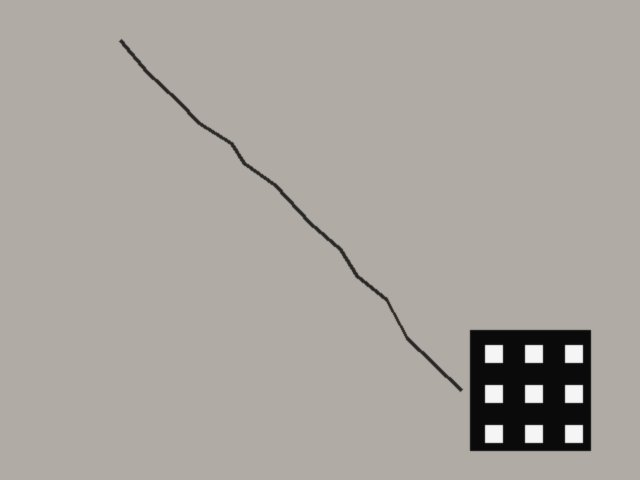
#> input picture sthira-backend/tests/fixtures/sample_crack.jpg, 640 x 480 px
$ python -i scale.py   (imports and definitions only)
#> lines starting #> are read from the running program, lines starting #| are printed output that depends on the picture; after the words box and inside, x2 and y2 are one past the last pixel; in counts of white or black regions, pixels touching at a corner belong together
"""
Marker + scale step (Stage 3).

Main function:  find_scale(image_path) -> ScaleResult

What it does, in order:
  1. Loads the photo (fixes phone rotation from EXIF, shrinks huge photos).
  2. Finds the printed ArUco marker.
  3. Uses the marker's 4 corners to "un-tilt" the photo (perspective correction)
     so the wall looks as if it was photographed straight on.
  4. Measures the marker in the straightened photo and works out
     mm_per_px = real marker width (mm) / marker width (pixels).
  5. Evens out shadows/lighting with CLAHE (in LAB colour space).
  6. Saves the straightened photo and returns a ScaleResult.

The marker's real size (50 mm) is read from config/thresholds.yaml.

If the photo cannot be used, a ScaleError is raised with a plain-English
message (ScaleResult has no field for a reason, so an error is the best fit).
MarkerNotFoundError is the "no marker" version of it. The pipeline should
catch it and save the inspection as "failed" with that message.

NOTE ON ORIENTATION: the straightened photo is turned so the marker is upright.
So the marker should be stuck on the wall "right way up" (not sideways), or
crack angles will be measured relative to the sideways marker.
"""

from __future__ import annotations

import math
from functools import lru_cache
from pathlib import Path
from typing import Optional, Tuple, Union

import cv2
import numpy as np
import yaml
from PIL import Image, ImageOps

from app.core.schemas import ScaleResult

PathLike = Union[str, Path]

# --------------------------------------------------------------------------
# Settings that are NOT in config/thresholds.yaml (it is a shared file and was
# not changed). They are named constants so they are easy to find and move into
# the config later (needs the project owner's OK).
# --------------------------------------------------------------------------
# Which marker we print and look for. The config file does not list one.
# make_marker.py uses the same two lines, so print and detection always agree.
ARUCO_DICTIONARY_NAME = "DICT_4X4_50"
ARUCO_MARKER_ID = 0
ID_CARD_MIN_SIDE_PX = 80
ID_CARD_MIN_AREA_FRACTION = 0.002
ID_CARD_MAX_AREA_FRACTION = 0.40
ID_CARD_ASPECT_MIN = 1.30
ID_CARD_ASPECT_MAX = 1.70

MAX_IMAGE_SIDE_PX = 4000        # bigger photos are shrunk to this (longest side)
DETECT_MIN_PERIMETER_RATE = 0.01  # let the detector see small markers, so we can say "too small"
MIN_MARKER_SIDE_PX = 80         # marker narrower than this (in the photo) is rejected
GOOD_MARKER_SIDE_PX = 400       # marker this wide or more gets full "size" score
MIN_MARKER_CONTRAST = 40        # black-vs-white difference (0-255) needed on the marker
BLUR_FAIL_SHARPNESS = 0.10      # marker edges softer than this = blurry photo, rejected
BLUR_GOOD_SHARPNESS = 0.30      # edges this crisp or better get full "sharpness" score
TILT_BAD_RATIO = 0.35           # shortest/longest marker side at which tilt score is 0
TILT_GOOD_RATIO = 0.85          # ... and at which tilt score is 1
CONSISTENCY_BAD_ERROR = 0.05    # 5% disagreement in the straightened marker = score 0
WARP_WINDOW_MARKER_WIDTHS = 20  # straightened photo reaches at most this many marker widths from the marker
MAX_WARP_SIDE_PX = 4000         # straightened photo is never bigger than this (longest side)
WARP_FILL_GRAY = 128            # colour for areas outside the original photo
CLAHE_CLIP_LIMIT = 2.0          # CLAHE strength
CLAHE_TILE_GRID = 8             # CLAHE works on an 8 x 8 grid of patches
# How much each quality score counts in the confidence number (they add up to 1).
CONF_WEIGHTS = {"sharpness": 0.35, "size": 0.30, "tilt": 0.20, "consistency": 0.15}
MIN_SCORE = 0.05                # no single score is allowed to drop below this in the confidence


class ScaleError(Exception):
    """A problem with the photo. The message is plain English and safe to show a user."""

    def __init__(self, message: str):
        super().__init__(message)
        self.message = message


class MarkerNotFoundError(ScaleError):
    """The marker could not be found in the photo."""


# ------------------------------------------------------------------ config
def _default_thresholds_path() -> Path:
    # app/vision/scale.py -> project root is two folders up from "app"
    return Path(__file__).resolve().parents[2] / "config" / "thresholds.yaml"


# [72 lines left out: functions _load_marker_config, load_photo, make_detector, _detect, not called in this run]


def _order_card_quad(quad: np.ndarray) -> np.ndarray:
    """Rotate contour-order card corners so the first edge is a short side."""
    points = np.asarray(quad, dtype=np.float64).reshape(4, 2)
    lengths = _side_lengths(points)
    short_edge = int(np.argmin(lengths))
    return np.roll(points, -short_edge, axis=0)


def _detect_id_card(gray: np.ndarray) -> Optional[np.ndarray]:
    """Find the largest sharp, convex quadrilateral with a 6:9-card aspect ratio.

    The user must include the whole physical card with a visible outer edge. This
    deliberately does not infer scale from text or card artwork.
    """
    blurred = cv2.GaussianBlur(gray, (5, 5), 0)
    edges = cv2.Canny(blurred, 45, 135)
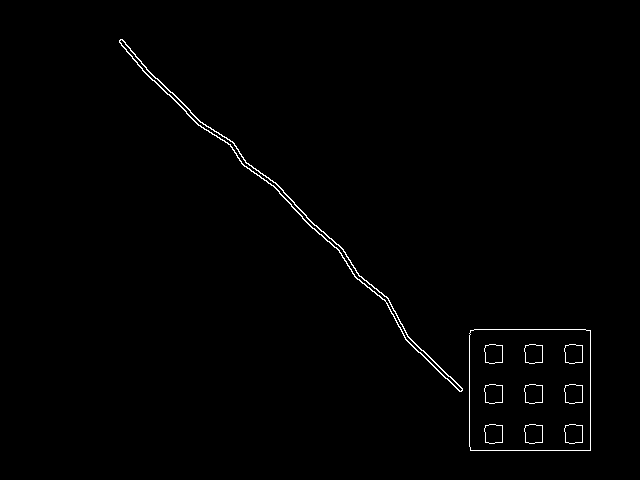
#> edges: shape (480, 640); 0.81% white in thin lines or dots, all inside (x1, y1, x2, y2) = (119, 39, 591, 451)
    edges = cv2.morphologyEx(edges, cv2.MORPH_CLOSE, np.ones((5, 5), np.uint8), iterations=1)
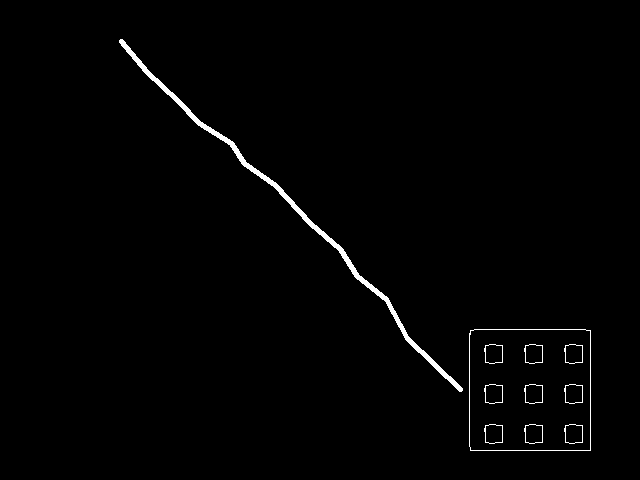
#> edges: shape (480, 640); 1.2% white; 11 white regions
    contours, _ = cv2.findContours(edges, cv2.RETR_LIST, cv2.CHAIN_APPROX_SIMPLE)
#> contours = 21 contours; largest, box (x1, y1, x2, y2) and area: (469, 329, 591, 451) 14626, (469, 329, 591, 451) 14622, (119, 39, 463, 392) 2075, (564, 424, 583, 444) 306, (524, 424, 543, 444) 306
    image_area = float(gray.shape[0] * gray.shape[1])
#> image_area = 307200
    candidates = []
    for contour in contours:
        area = abs(float(cv2.contourArea(contour)))
        if area < image_area * ID_CARD_MIN_AREA_FRACTION or area > image_area * ID_CARD_MAX_AREA_FRACTION:
            continue
        perimeter = float(cv2.arcLength(contour, True))
        if perimeter <= 0:
            continue
        approx = cv2.approxPolyDP(contour, 0.02 * perimeter, True)
        if len(approx) != 4 or not cv2.isContourConvex(approx):
            continue
        ordered = _order_card_quad(approx.reshape(4, 2))
        sides = _side_lengths(ordered)
        short_px = float((sides[0] + sides[2]) / 2.0)
        long_px = float((sides[1] + sides[3]) / 2.0)
        aspect = long_px / max(short_px, 1e-6)
        if short_px < ID_CARD_MIN_SIDE_PX or not ID_CARD_ASPECT_MIN <= aspect <= ID_CARD_ASPECT_MAX:
            continue
        candidates.append((area, ordered))
#> this loop made 21 passes
#> area on passes 1 to 12: 300, 300, 300, 306, 306, 306, 300, 300, 300, 306, 306, 306
#> (area, perimeter, short_edge in _order_card_quad, ordered, sides, short_px, long_px, aspect) on passes 19 to 20: (14622, 479.3, 0, [[471, 330], [590, 331], [589, 450], [470, 449]], [119, 119, 119, 119], 119, 119, 1), (14626, 481.7, 0, [[470, 330], [470, 450], [590, 450], [590, 330]], [120, 120, 120, 120], 120, 120, 1)
#> after the loop, candidates = []
    if not candidates:
        return None
    return max(candidates, key=lambda item: item[0])[1]


def _side_lengths(quad: np.ndarray) -> np.ndarray:
    return np.array([np.linalg.norm(quad[(k + 1) % 4] - quad[k]) for k in range(4)])


def _clamp01(x: float) -> float:
    return float(min(1.0, max(0.0, x)))


# ------------------------------------------------------------------ warp
# [270 lines left out: functions _build_warp, _build_id_card_warp, _sharpness, _confidence, _remove_shadows, _save_png and 1 more, not called in this run]

>>> import cv2
>>> picture = cv2.imread('../../sthira-backend/tests/fixtures/sample_crack.jpg', cv2.IMREAD_GRAYSCALE)
>>> result = _detect_id_card(picture)
